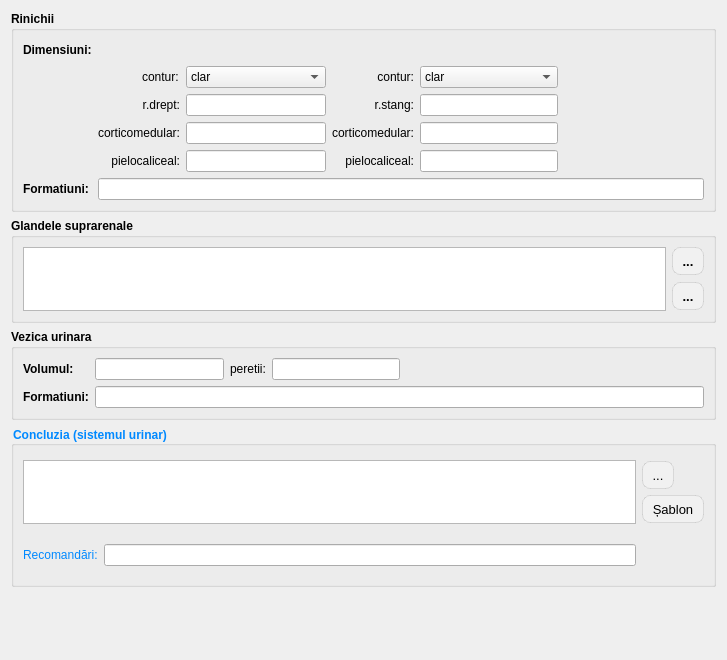
             <widget class="QWidget" name="scrollAreaWidgetContents_urinary_system">
              <property name="geometry">
               <rect>
                <x>0</x>
                <y>0</y>
                <width>727</width>
                <height>660</height>
               </rect>
              </property>
              <layout class="QGridLayout" name="gridLayout_81">
               <item row="0" column="0">
                <widget class="QGroupBox" name="groupBox_6">
                 <property name="sizePolicy">
                  <sizepolicy hsizetype="Preferred" vsizetype="Fixed">
                   <horstretch>0</horstretch>
                   <verstretch>0</verstretch>
                  </sizepolicy>
                 </property>
                 <property name="font">
                  <font>
                   <family>Segoe UI</family>
                   <bold>true</bold>
                  </font>
                 </property>
                 <property name="title">
                  <string>Rinichii</string>
                 </property>
                 <layout class="QGridLayout" name="gridLayout_11">
                  <item row="0" column="0">
                   <widget class="QLabel" name="label_25">
                    <property name="font">
                     <font>
                      <family>Segoe UI</family>
                      <bold>true</bold>
                      <underline>false</underline>
                     </font>
                    </property>
                    <property name="text">
                     <string>Dimensiuni:</string>
                    </property>
                   </widget>
                  </item>
                  <item row="3" column="6">
                   <spacer name="horizontalSpacer_11">
                    <property name="orientation">
                     <enum>Qt::Horizontal</enum>
                    </property>
                    <property name="sizeHint" stdset="0">
                     <size>
                      <width>154</width>
                      <height>20</height>
                     </size>
                    </property>
                   </spacer>
                  </item>
                  <item row="5" column="0">
                   <widget class="QLabel" name="label_32">
                    <property name="font">
                     <font>
                      <family>Segoe UI</family>
                      <bold>true</bold>
                      <underline>false</underline>
                     </font>
                    </property>
                    <property name="text">
                     <string>Formatiuni:</string>
                    </property>
                   </widget>
                  </item>
                  <item row="5" column="1" colspan="6">
                   <widget class="LineEditCustom" name="kidney_formations">
                    <property name="font">
                     <font>
                      <family>Segoe UI</family>
                      <bold>false</bold>
                     </font>
                    </property>
                   </widget>
                  </item>
                  <item row="2" column="3">
                   <widget class="QLineEdit" name="kidney_right">
                    <property name="font">
                     <font>
                      <family>Segoe UI</family>
                      <bold>false</bold>
                     </font>
                    </property>
                   </widget>
                  </item>
                  <item row="2" column="6">
                   <spacer name="horizontalSpacer_9">
                    <property name="orientation">
                     <enum>Qt::Horizontal</enum>
                    </property>
                    <property name="sizeHint" stdset="0">
                     <size>
                      <width>154</width>
                      <height>20</height>
                     </size>
                    </property>
                   </spacer>
                  </item>
                  <item row="2" column="4">
                   <widget class="QLabel" name="label_27">
                    <property name="font">
                     <font>
                      <family>Segoe UI</family>
                      <bold>false</bold>
                     </font>
                    </property>
                    <property name="text">
                     <string>r.stang:</string>
                    </property>
                    <property name="alignment">
                     <set>Qt::AlignRight|Qt::AlignTrailing|Qt::AlignVCenter</set>
                    </property>
                   </widget>
                  </item>
                  <item row="4" column="3">
                   <widget class="QLineEdit" name="kidney_pielocaliceal_right">
                    <property name="font">
                     <font>
                      <family>Segoe UI</family>
                      <bold>false</bold>
                     </font>
                    </property>
                   </widget>
                  </item>
                  <item row="4" column="5">
                   <widget class="QLineEdit" name="kidney_pielocaliceal_left">
                    <property name="font">
                     <font>
                      <family>Segoe UI</family>
                      <bold>false</bold>
                     </font>
                    </property>
                   </widget>
                  </item>
                  <item row="4" column="0" colspan="3">
                   <widget class="QLabel" name="label_30">
                    <property name="sizePolicy">
                     <sizepolicy hsizetype="Preferred" vsizetype="Maximum">
                      <horstretch>0</horstretch>
                      <verstretch>0</verstretch>
                     </sizepolicy>
                    </property>
                    <property name="font">
                     <font>
                      <family>Segoe UI</family>
                      <bold>false</bold>
                     </font>
                    </property>
                    <property name="text">
                     <string>pielocaliceal:</string>
                    </property>
                    <property name="alignment">
                     <set>Qt::AlignRight|Qt::AlignTrailing|Qt::AlignVCenter</set>
                    </property>
                   </widget>
                  </item>
                  <item row="3" column="4">
                   <widget class="QLabel" name="label_29">
                    <property name="font">
                     <font>
                      <family>Segoe UI</family>
                      <bold>false</bold>
                     </font>
                    </property>
                    <property name="text">
                     <string>corticomedular:</string>
                    </property>
                    <property name="alignment">
                     <set>Qt::AlignRight|Qt::AlignTrailing|Qt::AlignVCenter</set>
                    </property>
                   </widget>
                  </item>
                  <item row="3" column="1" colspan="2">
                   <widget class="QLabel" name="label_28">
                    <property name="font">
                     <font>
                      <family>Segoe UI</family>
                      <bold>false</bold>
                     </font>
                    </property>
                    <property name="text">
                     <string>corticomedular:</string>
                    </property>
                    <property name="alignment">
                     <set>Qt::AlignRight|Qt::AlignTrailing|Qt::AlignVCenter</set>
                    </property>
                   </widget>
                  </item>
                  <item row="4" column="4">
                   <widget class="QLabel" name="label_31">
                    <property name="font">
                     <font>
                      <family>Segoe UI</family>
                      <bold>false</bold>
                     </font>
                    </property>
                    <property name="text">
                     <string>pielocaliceal:</string>
                    </property>
                    <property name="alignment">
                     <set>Qt::AlignRight|Qt::AlignTrailing|Qt::AlignVCenter</set>
                    </property>
                   </widget>
                  </item>
                  <item row="3" column="5">
                   <widget class="QLineEdit" name="kidney_corticomed_left">
                    <property name="font">
                     <font>
                      <family>Segoe UI</family>
                      <bold>false</bold>
                     </font>
                    </property>
                   </widget>
                  </item>
                  <item row="2" column="5">
                   <widget class="QLineEdit" name="kidney_left">
                    <property name="font">
                     <font>
                      <family>Segoe UI</family>
                      <bold>false</bold>
                     </font>
                    </property>
                   </widget>
                  </item>
                  <item row="0" column="2" colspan="5">
                   <spacer name="horizontalSpacer_6">
                    <property name="orientation">
                     <enum>Qt::Horizontal</enum>
                    </property>
                    <property name="sizeHint" stdset="0">
                     <size>
                      <width>614</width>
                      <height>20</height>
                     </size>
                    </property>
                   </spacer>
                  </item>
                  <item row="2" column="2">
                   <widget class="QLabel" name="label_26">
                    <property name="font">
                     <font>
                      <family>Segoe UI</family>
                      <bold>false</bold>
                     </font>
                    </property>
                    <property name="text">
                     <string>r.drept:</string>
                    </property>
                    <property name="alignment">
                     <set>Qt::AlignRight|Qt::AlignTrailing|Qt::AlignVCenter</set>
                    </property>
                   </widget>
                  </item>
                  <item row="3" column="3">
                   <widget class="QLineEdit" name="kidney_corticomed_right">
                    <property name="font">
                     <font>
                      <family>Segoe UI</family>
                      <bold>false</bold>
                     </font>
                    </property>
                   </widget>
                  </item>
                  <item row="4" column="6">
                   <spacer name="horizontalSpacer_13">
                    <property name="orientation">
                     <enum>Qt::Horizontal</enum>
                    </property>
                    <property name="sizeHint" stdset="0">
                     <size>
                      <width>154</width>
                      <height>20</height>
                     </size>
                    </property>
                   </spacer>
                  </item>
                  <item row="1" column="2">
                   <widget class="QLabel" name="label_154">
                    <property name="font">
                     <font>
                      <family>Segoe UI</family>
                      <bold>false</bold>
                     </font>
                    </property>
                    <property name="text">
                     <string>contur:</string>
                    </property>
                   </widget>
                  </item>
                  <item row="1" column="4">
                   <widget class="QLabel" name="label_155">
                    <property name="font">
                     <font>
                      <family>Segoe UI</family>
                      <bold>false</bold>
                     </font>
                    </property>
                    <property name="text">
                     <string>contur:</string>
                    </property>
                    <property name="alignment">
                     <set>Qt::AlignRight|Qt::AlignTrailing|Qt::AlignVCenter</set>
                    </property>
                   </widget>
                  </item>
                  <item row="1" column="3">
                   <widget class="QComboBox" name="kidney_contur_right">
                    <property name="font">
                     <font>
                      <family>Segoe UI</family>
                      <bold>false</bold>
                     </font>
                    </property>
                    <item>
                     <property name="text">
                      <string>clar</string>
                     </property>
                    </item>
                    <item>
                     <property name="text">
                      <string>sters</string>
                     </property>
                    </item>
                    <item>
                     <property name="text">
                      <string>regulat</string>
                     </property>
                    </item>
                    <item>
                     <property name="text">
                      <string>neregulat</string>
                     </property>
                    </item>
                   </widget>
                  </item>
                  <item row="1" column="5">
                   <widget class="QComboBox" name="kidney_contur_left">
                    <property name="font">
                     <font>
                      <family>Segoe UI</family>
                      <bold>false</bold>
                     </font>
                    </property>
                    <item>
                     <property name="text">
                      <string>clar</string>
                     </property>
                    </item>
                    <item>
                     <property name="text">
                      <string>sters</string>
                     </property>
                    </item>
                    <item>
                     <property name="text">
                      <string>regulat</string>
                     </property>
                    </item>
                    <item>
                     <property name="text">
                      <string>neregulat</string>
                     </property>
                    </item>
                   </widget>
                  </item>
                 </layout>
                </widget>
               </item>
               <item row="1" column="0">
                <widget class="QGroupBox" name="groupBox_33">
                 <property name="sizePolicy">
                  <sizepolicy hsizetype="Preferred" vsizetype="Fixed">
                   <horstretch>0</horstretch>
                   <verstretch>0</verstretch>
                  </sizepolicy>
                 </property>
                 <property name="font">
                  <font>
                   <family>Segoe UI</family>
                   <bold>true</bold>
                  </font>
                 </property>
                 <property name="title">
                  <string>Glandele suprarenale</string>
                 </property>
                 <layout class="QGridLayout" name="gridLayout_14">
                  <item row="0" column="0" rowspan="2">
                   <widget class="QTextEdit" name="adrenalGlands">
                    <property name="sizePolicy">
                     <sizepolicy hsizetype="Expanding" vsizetype="Expanding">
                      <horstretch>0</horstretch>
                      <verstretch>0</verstretch>
                     </sizepolicy>
                    </property>
                    <property name="maximumSize">
                     <size>
                      <width>16777215</width>
                      <height>64</height>
                     </size>
                    </property>
                    <property name="font">
                     <font>
                      <family>Segoe UI</family>
                      <bold>false</bold>
                     </font>
                    </property>
                   </widget>
                  </item>
                  <item row="0" column="1">
                   <widget class="QToolButton" name="btnSelectTempletsAdrenalGlands">
                    <property name="styleSheet">
                     <string notr="true">QToolButton
{
    border: 1px solid rgba(0, 0, 0, 0.1);
    border-radius: 8px;
    background-color: #f1f1f1;
    color: #000000;
    font-size: 13px;
    padding: 4px 4px;
}
QToolButton:hover
{
    background-color: #e0e0e0;
}
QToolButton:pressed
{
    background-color: #d0d0d0;
}</string>
                    </property>
                    <property name="text">
                     <string>...</string>
                    </property>
                    <property name="icon">
                     <iconset resource="../resource.qrc">
                      <normaloff>:/img/select.png</normaloff>:/img/select.png</iconset>
                    </property>
                   </widget>
                  </item>
                  <item row="1" column="1">
                   <widget class="QToolButton" name="btnAddTempletsAdrenalGlands">
                    <property name="styleSheet">
                     <string notr="true">QToolButton
{
    border: 1px solid rgba(0, 0, 0, 0.1);
    border-radius: 8px;
    background-color: #f1f1f1;
    color: #000000;
    font-size: 13px;
    padding: 4px 4px;
}
QToolButton:hover
{
    background-color: #e0e0e0;
}
QToolButton:pressed
{
    background-color: #d0d0d0;
}</string>
                    </property>
                    <property name="text">
                     <string>...</string>
                    </property>
                    <property name="icon">
                     <iconset resource="../resource.qrc">
                      <normaloff>:/img/add_x32.png</normaloff>:/img/add_x32.png</iconset>
                    </property>
                   </widget>
                  </item>
                 </layout>
                </widget>
               </item>
               <item row="2" column="0">
                <widget class="QGroupBox" name="groupBox_7">
                 <property name="sizePolicy">
                  <sizepolicy hsizetype="Preferred" vsizetype="Fixed">
                   <horstretch>0</horstretch>
                   <verstretch>0</verstretch>
                  </sizepolicy>
                 </property>
                 <property name="font">
                  <font>
                   <family>Segoe UI</family>
                   <bold>true</bold>
                  </font>
                 </property>
                 <property name="title">
                  <string>Vezica urinara</string>
                 </property>
                 <layout class="QGridLayout" name="gridLayout_13">
                  <item row="0" column="4">
                   <spacer name="horizontalSpacer_8">
                    <property name="orientation">
                     <enum>Qt::Horizontal</enum>
                    </property>
                    <property name="sizeHint" stdset="0">
                     <size>
                      <width>298</width>
                      <height>20</height>
                     </size>
                    </property>
                   </spacer>
                  </item>
                  <item row="1" column="1" colspan="4">
                   <widget class="LineEditCustom" name="bladder_formations">
                    <property name="font">
                     <font>
                      <family>Segoe UI</family>
                      <bold>false</bold>
                     </font>
                    </property>
                   </widget>
                  </item>
                  <item row="0" column="1">
                   <widget class="QLineEdit" name="bladder_volum">
                    <property name="font">
                     <font>
                      <family>Segoe UI</family>
                      <bold>false</bold>
                     </font>
                    </property>
                   </widget>
                  </item>
                  <item row="0" column="0">
                   <widget class="QLabel" name="label_33">
                    <property name="font">
                     <font>
                      <family>Segoe UI</family>
                      <bold>true</bold>
                     </font>
                    </property>
                    <property name="text">
                     <string>Volumul:</string>
                    </property>
                    <property name="alignment">
                     <set>Qt::AlignLeading|Qt::AlignLeft|Qt::AlignVCenter</set>
                    </property>
                   </widget>
                  </item>
                  <item row="0" column="3">
                   <widget class="QLineEdit" name="bladder_walls">
                    <property name="font">
                     <font>
                      <family>Segoe UI</family>
                      <bold>false</bold>
                     </font>
                    </property>
                   </widget>
                  </item>
                  <item row="1" column="0">
                   <widget class="QLabel" name="label_35">
                    <property name="font">
                     <font>
                      <family>Segoe UI</family>
                      <bold>true</bold>
                     </font>
                    </property>
                    <property name="text">
                     <string>Formatiuni:</string>
                    </property>
                   </widget>
                  </item>
                  <item row="0" column="2">
                   <widget class="QLabel" name="label_34">
                    <property name="font">
                     <font>
                      <family>Segoe UI</family>
                      <bold>false</bold>
                     </font>
                    </property>
                    <property name="text">
                     <string>peretii:</string>
                    </property>
                   </widget>
                  </item>
                 </layout>
                </widget>
               </item>
               <item row="3" column="0">
                <widget class="QGroupBox" name="groupBox_17">
                 <property name="sizePolicy">
                  <sizepolicy hsizetype="Preferred" vsizetype="Fixed">
                   <horstretch>0</horstretch>
                   <verstretch>0</verstretch>
                  </sizepolicy>
                 </property>
                 <property name="font">
                  <font>
                   <family>Cantarell</family>
                   <bold>true</bold>
                  </font>
                 </property>
                 <property name="styleSheet">
                  <string notr="true">color: rgb(0, 137, 255);</string>
                 </property>
                 <property name="title">
                  <string>Concluzia (sistemul urinar)</string>
                 </property>
                 <layout class="QGridLayout" name="gridLayout_25">
                  <item row="4" column="0">
                   <widget class="QLabel" name="label_136">
                    <property name="text">
                     <string>Recomandări:</string>
                    </property>
                   </widget>
                  </item>
                  <item row="0" column="0" rowspan="4" colspan="2">
                   <widget class="QPlainTextEdit" name="urinary_system_concluzion">
                    <property name="sizePolicy">
                     <sizepolicy hsizetype="Expanding" vsizetype="Preferred">
                      <horstretch>0</horstretch>
                      <verstretch>0</verstretch>
                     </sizepolicy>
                    </property>
                    <property name="maximumSize">
                     <size>
                      <width>16777215</width>
                      <height>64</height>
                     </size>
                    </property>
                    <property name="font">
                     <font>
                      <bold>false</bold>
                     </font>
                    </property>
                   </widget>
                  </item>
                  <item row="4" column="1">
                   <widget class="LineEditCustom" name="urinary_system_recommendation"/>
                  </item>
                  <item row="1" column="2">
                   <widget class="QToolButton" name="btn_template_urinary_system">
                    <property name="styleSheet">
                     <string notr="true">QToolButton
{
    border: 1px solid rgba(0, 0, 0, 0.1);
    border-radius: 8px;
    background-color: #f1f1f1;
    color: #000000;
    font-size: 13px;
    padding: 4px 4px;
}
QToolButton:hover
{
    background-color: #e0e0e0;
}
QToolButton:pressed
{
    background-color: #d0d0d0;
}</string>
                    </property>
                    <property name="text">
                     <string>...</string>
                    </property>
                    <property name="icon">
                     <iconset resource="../resource.qrc">
                      <normaloff>:/img/select.png</normaloff>:/img/select.png</iconset>
                    </property>
                   </widget>
                  </item>
                  <item row="4" column="2">
                   <spacer name="verticalSpacer_4">
                    <property name="orientation">
                     <enum>Qt::Vertical</enum>
                    </property>
                    <property name="sizeHint" stdset="0">
                     <size>
                      <width>20</width>
                      <height>40</height>
                     </size>
                    </property>
                   </spacer>
                  </item>
                  <item row="2" column="2">
                   <widget class="QToolButton" name="btn_add_template_urinary_system">
                    <property name="styleSheet">
                     <string notr="true">QToolButton
{
    border: 1px solid rgba(0, 0, 0, 0.1);
    border-radius: 8px;
    background-color: #f1f1f1;
    color: #000000;
    font-size: 13px;
    padding: 4px 4px;
}
QToolButton:hover
{
    background-color: #e0e0e0;
}
QToolButton:pressed
{
    background-color: #d0d0d0;
}</string>
                    </property>
                    <property name="text">
                     <string>Șablon</string>
                    </property>
                    <property name="icon">
                     <iconset resource="../resource.qrc">
                      <normaloff>:/img/add_x32.png</normaloff>:/img/add_x32.png</iconset>
                    </property>
                   </widget>
                  </item>
                 </layout>
                </widget>
               </item>
               <item row="4" column="0">
                <spacer name="verticalSpacer_2">
                 <property name="orientation">
                  <enum>Qt::Vertical</enum>
                 </property>
                 <property name="sizeHint" stdset="0">
                  <size>
                   <width>20</width>
                   <height>40</height>
                  </size>
                 </property>
                </spacer>
               </item>
              </layout>
             </widget>
